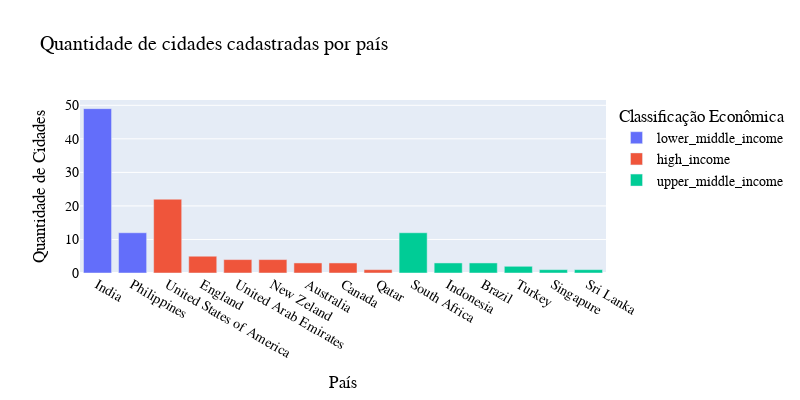

Notebook code cell kept with this figure:
### Code cell
fig2 = px.bar(paises_classificacao, x = 'country', y = 'city', color = 'country_classification', 
              width = 800, height = 400, 
              title = 'Quantidade de cidades cadastradas por país')


fig2.update_layout(
    font_family="Times New Roman",
    font_color="blue",
    title_font_family="Times New Roman",
    title_font_color="black",
    legend_title_font_color="black"
)

fig2.update_layout(
    xaxis=dict(
        title=dict(
            text="País"
        )
    ),
    yaxis=dict(
        title=dict(
            text= 'Quantidade de Cidades'
        )
    ),
    legend=dict(
        title=dict(
            text="Classificação Econômica"
        )
    ),
    font=dict(
        family="Times New Roman, monospace",
        size=14,
        color="black"
    )
)
fig2

### Figure 1 — Plotly figure (JSON) as saved in the notebook; plotly's stock layout.template omitted (floating-point values rounded to 4 significant figures)
{"data": [{"alignmentgroup": "True", "hovertemplate": "country_classification=lower_middle_income<br>country=%{x}<br>city=%{y}<extra></extra>", "legendgroup": "lower_middle_income", "marker": {"color": "#636efa", "pattern": {"shape": ""}}, "name": "lower_middle_income", "offsetgroup": "lower_middle_income", "orientation": "v", "showlegend": true, "textposition": "auto", "type": "bar", "x": ["India", "Philippines"], "xaxis": "x", "y": [49, 12], "yaxis": "y"}, {"alignmentgroup": "True", "hovertemplate": "country_classification=high_income<br>country=%{x}<br>city=%{y}<extra></extra>", "legendgroup": "high_income", "marker": {"color": "#EF553B", "pattern": {"shape": ""}}, "name": "high_income", "offsetgroup": "high_income", "orientation": "v", "showlegend": true, "textposition": "auto", "type": "bar", "x": ["United States of America", "England", "United Arab Emirates", "New Zeland", "Australia", "Canada", "Qatar"], "xaxis": "x", "y": [22, 5, 4, 4, 3, 3, 1], "yaxis": "y"}, {"alignmentgroup": "True", "hovertemplate": "country_classification=upper_middle_income<br>country=%{x}<br>city=%{y}<extra></extra>", "legendgroup": "upper_middle_income", "marker": {"color": "#00cc96", "pattern": {"shape": ""}}, "name": "upper_middle_income", "offsetgroup": "upper_middle_income", "orientation": "v", "showlegend": true, "textposition": "auto", "type": "bar", "x": ["South Africa", "Indonesia", "Brazil", "Turkey", "Singapure", "Sri Lanka"], "xaxis": "x", "y": [12, 3, 3, 2, 1, 1], "yaxis": "y"}], "layout": {"barmode": "relative", "font": {"color": "black", "family": "Times New Roman, monospace", "size": 14}, "height": 400, "legend": {"title": {"font": {"color": "black"}, "text": "Classificação Econômica"}, "tracegroupgap": 0}, "title": {"font": {"color": "black", "family": "Times New Roman"}, "text": "Quantidade de cidades cadastradas por país"}, "width": 800, "xaxis": {"anchor": "y", "autorange": true, "domain": [0, 1], "range": [-0.5, 14.5], "title": {"text": "País"}, "type": "category"}, "yaxis": {"anchor": "x", "autorange": true, "domain": [0, 1], "range": [0, 51.58], "title": {"text": "Quantidade de Cidades"}, "type": "linear"}}}
